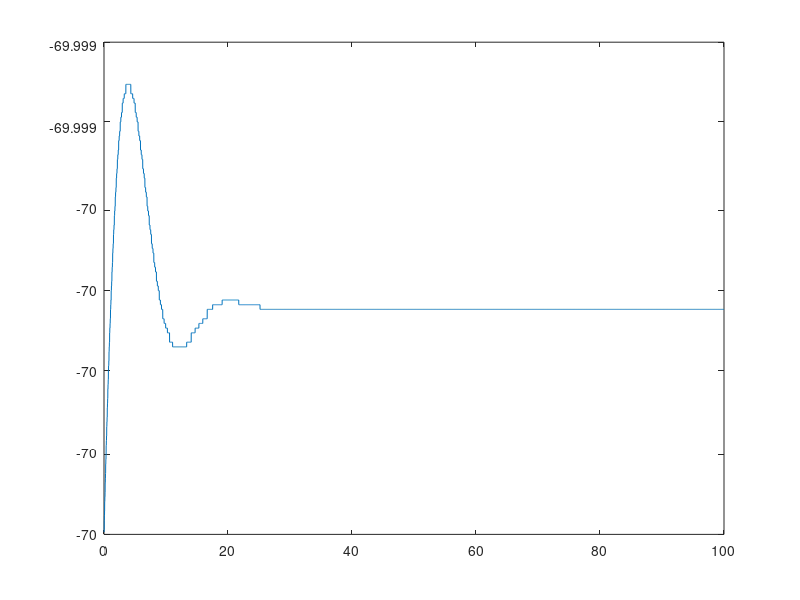

Reproduce this figure in MATLAB.
clear all

t_sim = 100; %simulation time in milliseconds
dt = 1/t_sim; %time step

t = 0:dt:t_sim; %time array 

I(1:length(t)) = 0;

%conductances
gbar_K = 36;
gbar_Na = 120;
gbar_L = .3;

%gate voltages
E_K = -12;
E_Na = 115;
E_L = 10.6;

%membrane rest voltage and capacitance
V_rest = -70;
C_m = 1;


V_m = 0; %intial voltage to calculate initial value of m,n,h

a_m = .1*( (25-V_m) / (exp((25-V_m)/10)-1)); %alpha_m
b_m = 4*exp(-V_m/18);%beta_m

a_n = .01 * ( (10-V_m) / (exp((10-V_m)/10)-1)); %alpha_n
b_n = .125*exp(-V_m/80); %beta_n

a_h = .07*exp(-V_m/20); %alpha_h
b_h = 1/(exp((30-V_m)/10)+1); %beta_h

%initial values of m,n and h
m = a_m/(a_m+b_m); %m_0 
n = a_n/(a_n+b_n); %n_0
h = a_h/(a_h+b_h); %h_0


%calculation at each time step
for i=1:length(t)-1
    %Gating variables
    a_m(i) = .1*( (25-V_m(i)) / (exp((25-V_m(i))/10)-1) );
    b_m(i) = 4*exp(-V_m(i)/18);
    
    a_n(i) = .01 * ( (10-V_m(i)) / (exp((10-V_m(i))/10)-1) );
    b_n(i) = .125*exp(-V_m(i)/80);
    
    a_h(i) = .07*exp(-V_m(i)/20);
    b_h(i) = 1/(exp((30-V_m(i))/10)+1);
    
    %Currents
    I_Na = (m(i)^3) * gbar_Na * h(i) * (V_m(i)-E_Na); 
    I_K = (n(i)^4) * gbar_K * (V_m(i)-E_K); 
    I_L = gbar_L *(V_m(i)-E_L); 
    I_ion = I(i) - I_K - I_Na - I_L; 
    
    V_m(i+1) = V_m(i) + dt*I_ion/C_m;
    m(i+1) = m(i) + dt*(a_m(i) *(1-m(i)) - b_m(i) * m(i));
    n(i+1) = n(i) + dt*(a_n(i) *(1-n(i)) - b_n(i) * n(i)); 
    h(i+1) = h(i) + dt*(a_h(i) *(1-h(i)) - b_h(i) * h(i));
end

V_m = V_m + V_rest;

plot(t,V_m);









